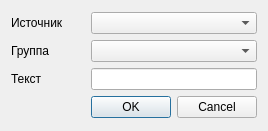
<?xml version="1.0" encoding="UTF-8"?>
<ui version="4.0">
 <class>SearchDialog</class>
 <widget class="QDialog" name="SearchDialog">
  <property name="geometry">
   <rect>
    <x>0</x>
    <y>0</y>
    <width>268</width>
    <height>131</height>
   </rect>
  </property>
  <property name="minimumSize">
   <size>
    <width>268</width>
    <height>131</height>
   </size>
  </property>
  <property name="maximumSize">
   <size>
    <width>268</width>
    <height>131</height>
   </size>
  </property>
  <property name="windowTitle">
   <string>Поиск</string>
  </property>
  <property name="windowIcon">
   <iconset resource="../resources/resources.qrc">
    <normaloff>:/images_ui/images/search.png</normaloff>:/images_ui/images/search.png</iconset>
  </property>
  <layout class="QGridLayout" name="gridLayout">
   <item row="0" column="0">
    <layout class="QVBoxLayout" name="verticalLayout">
     <item>
      <layout class="QHBoxLayout" name="horizontalLayout">
       <item>
        <widget class="QLabel" name="label">
         <property name="minimumSize">
          <size>
           <width>74</width>
           <height>0</height>
          </size>
         </property>
         <property name="maximumSize">
          <size>
           <width>74</width>
           <height>16777215</height>
          </size>
         </property>
         <property name="text">
          <string>Источник</string>
         </property>
        </widget>
       </item>
       <item>
        <widget class="QComboBox" name="source"/>
       </item>
      </layout>
     </item>
     <item>
      <layout class="QHBoxLayout" name="horizontalLayout_2">
       <item>
        <widget class="QLabel" name="label_2">
         <property name="minimumSize">
          <size>
           <width>74</width>
           <height>0</height>
          </size>
         </property>
         <property name="maximumSize">
          <size>
           <width>74</width>
           <height>16777215</height>
          </size>
         </property>
         <property name="text">
          <string>Группа</string>
         </property>
        </widget>
       </item>
       <item>
        <widget class="QComboBox" name="group"/>
       </item>
      </layout>
     </item>
     <item>
      <layout class="QHBoxLayout" name="horizontalLayout_3">
       <item>
        <widget class="QLabel" name="label_3">
         <property name="minimumSize">
          <size>
           <width>74</width>
           <height>0</height>
          </size>
         </property>
         <property name="maximumSize">
          <size>
           <width>74</width>
           <height>16777215</height>
          </size>
         </property>
         <property name="text">
          <string>Текст</string>
         </property>
        </widget>
       </item>
       <item>
        <widget class="QLineEdit" name="text"/>
       </item>
      </layout>
     </item>
     <item>
      <widget class="QDialogButtonBox" name="buttonBox">
       <property name="orientation">
        <enum>Qt::Horizontal</enum>
       </property>
       <property name="standardButtons">
        <set>QDialogButtonBox::Cancel|QDialogButtonBox::Ok</set>
       </property>
      </widget>
     </item>
    </layout>
   </item>
  </layout>
 </widget>
 <resources>
  <include location="../resources/resources.qrc"/>
 </resources>
 <connections>
  <connection>
   <sender>buttonBox</sender>
   <signal>accepted()</signal>
   <receiver>SearchDialog</receiver>
   <slot>accept()</slot>
   <hints>
    <hint type="sourcelabel">
     <x>248</x>
     <y>254</y>
    </hint>
    <hint type="destinationlabel">
     <x>157</x>
     <y>274</y>
    </hint>
   </hints>
  </connection>
  <connection>
   <sender>buttonBox</sender>
   <signal>rejected()</signal>
   <receiver>SearchDialog</receiver>
   <slot>reject()</slot>
   <hints>
    <hint type="sourcelabel">
     <x>316</x>
     <y>260</y>
    </hint>
    <hint type="destinationlabel">
     <x>286</x>
     <y>274</y>
    </hint>
   </hints>
  </connection>
 </connections>
</ui>
